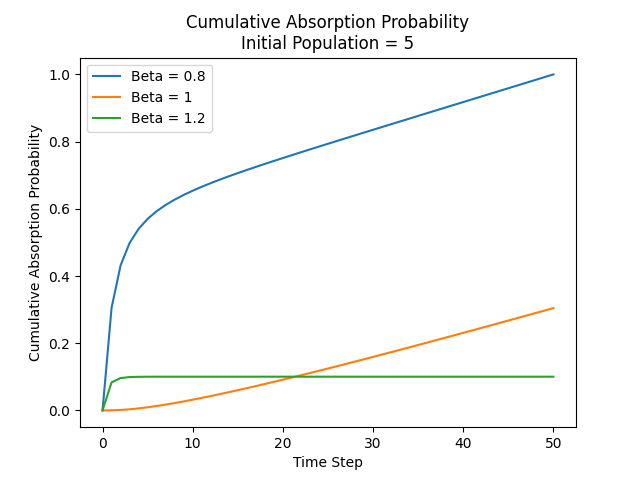

Source code (Python):
import numpy as np
import matplotlib.pyplot as plt

# Parameters
initial_population = 5
time_steps = 50
beta_values = [0.8, 1, 1.2]

# Time array
time = np.arange(time_steps + 1)

# Calculate and plot the absorption probability for each beta
p_A_max = 0
for beta in beta_values:
    if beta == 1:
        p_A = (time / (1 + time))**initial_population
    else:
        p_A = (1 - np.exp((beta - 1) * time)) / (1 - beta * np.exp((beta - 1) * time))**initial_population

    # Calculate cumulative sum of p_A
    p_A = np.cumsum(p_A)
    
    # Normalize p_A so that its maximum value is 1
    if np.max(p_A) > p_A_max:
        p_A_max = np.max(p_A)

    p_A = p_A / p_A_max 

    plt.plot(time, p_A, label=f'Beta = {beta}')

# Set up the plot
plt.title(f'Cumulative Absorption Probability\nInitial Population = {initial_population}')
plt.xlabel('Time Step')
plt.ylabel('Cumulative Absorption Probability')
plt.legend()

plt.show()
